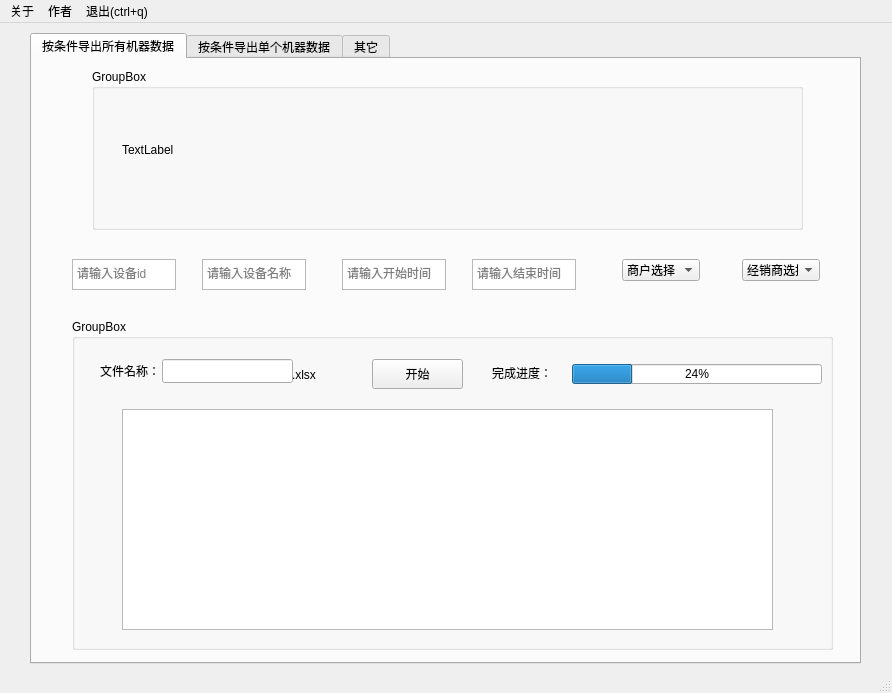
<?xml version="1.0" encoding="UTF-8"?>
<ui version="4.0">
 <class>MainWindow</class>
 <widget class="QMainWindow" name="MainWindow">
  <property name="geometry">
   <rect>
    <x>0</x>
    <y>0</y>
    <width>892</width>
    <height>693</height>
   </rect>
  </property>
  <property name="windowTitle">
   <string>MainWindow</string>
  </property>
  <property name="iconSize">
   <size>
    <width>26</width>
    <height>26</height>
   </size>
  </property>
  <property name="documentMode">
   <bool>false</bool>
  </property>
  <widget class="QWidget" name="centralwidget">
   <widget class="QTabWidget" name="tabWidget">
    <property name="geometry">
     <rect>
      <x>30</x>
      <y>10</y>
      <width>831</width>
      <height>631</height>
     </rect>
    </property>
    <property name="currentIndex">
     <number>0</number>
    </property>
    <widget class="QWidget" name="tab">
     <attribute name="title">
      <string>按条件导出所有机器数据</string>
     </attribute>
     <widget class="QGroupBox" name="groupBox">
      <property name="geometry">
       <rect>
        <x>60</x>
        <y>10</y>
        <width>711</width>
        <height>161</height>
       </rect>
      </property>
      <property name="title">
       <string>GroupBox</string>
      </property>
      <widget class="QLabel" name="label">
       <property name="geometry">
        <rect>
         <x>30</x>
         <y>20</y>
         <width>651</width>
         <height>121</height>
        </rect>
       </property>
       <property name="text">
        <string>TextLabel</string>
       </property>
      </widget>
     </widget>
     <widget class="QTextEdit" name="textEdit">
      <property name="geometry">
       <rect>
        <x>40</x>
        <y>200</y>
        <width>104</width>
        <height>31</height>
       </rect>
      </property>
      <property name="inputMethodHints">
       <set>Qt::ImhMultiLine|Qt::ImhPreferNumbers</set>
      </property>
      <property name="placeholderText">
       <string>请输入设备id</string>
      </property>
     </widget>
     <widget class="QTextEdit" name="textEdit_3">
      <property name="geometry">
       <rect>
        <x>170</x>
        <y>200</y>
        <width>104</width>
        <height>31</height>
       </rect>
      </property>
      <property name="placeholderText">
       <string>请输入设备名称</string>
      </property>
     </widget>
     <widget class="QTextEdit" name="textEdit_4">
      <property name="geometry">
       <rect>
        <x>310</x>
        <y>200</y>
        <width>104</width>
        <height>31</height>
       </rect>
      </property>
      <property name="inputMethodHints">
       <set>Qt::ImhDate|Qt::ImhMultiLine</set>
      </property>
      <property name="placeholderText">
       <string>请输入开始时间</string>
      </property>
     </widget>
     <widget class="QTextEdit" name="textEdit_5">
      <property name="geometry">
       <rect>
        <x>440</x>
        <y>200</y>
        <width>104</width>
        <height>31</height>
       </rect>
      </property>
      <property name="inputMethodHints">
       <set>Qt::ImhDate|Qt::ImhMultiLine</set>
      </property>
      <property name="placeholderText">
       <string>请输入结束时间</string>
      </property>
     </widget>
     <widget class="QComboBox" name="comboBox">
      <property name="geometry">
       <rect>
        <x>590</x>
        <y>200</y>
        <width>78</width>
        <height>22</height>
       </rect>
      </property>
      <item>
       <property name="text">
        <string>商户选择</string>
       </property>
      </item>
     </widget>
     <widget class="QComboBox" name="comboBox_2">
      <property name="geometry">
       <rect>
        <x>710</x>
        <y>200</y>
        <width>78</width>
        <height>22</height>
       </rect>
      </property>
      <item>
       <property name="text">
        <string>经销商选择</string>
       </property>
      </item>
     </widget>
     <widget class="QGroupBox" name="groupBox_3">
      <property name="geometry">
       <rect>
        <x>40</x>
        <y>260</y>
        <width>761</width>
        <height>331</height>
       </rect>
      </property>
      <property name="title">
       <string>GroupBox</string>
      </property>
      <widget class="QLabel" name="label_4">
       <property name="geometry">
        <rect>
         <x>28</x>
         <y>40</y>
         <width>60</width>
         <height>24</height>
        </rect>
       </property>
       <property name="text">
        <string>文件名称：</string>
       </property>
      </widget>
      <widget class="QLineEdit" name="lineEdit_1">
       <property name="geometry">
        <rect>
         <x>90</x>
         <y>40</y>
         <width>131</width>
         <height>24</height>
        </rect>
       </property>
      </widget>
      <widget class="QProgressBar" name="progressBar_1">
       <property name="geometry">
        <rect>
         <x>500</x>
         <y>45</y>
         <width>250</width>
         <height>20</height>
        </rect>
       </property>
       <property name="value">
        <number>24</number>
       </property>
      </widget>
      <widget class="QPushButton" name="pushButton_1">
       <property name="geometry">
        <rect>
         <x>300</x>
         <y>40</y>
         <width>91</width>
         <height>30</height>
        </rect>
       </property>
       <property name="text">
        <string>开始</string>
       </property>
       <property name="icon">
        <iconset>
         <normaloff>../TMTools/Icon/ooopic_1494068712.ico</normaloff>../TMTools/Icon/ooopic_1494068712.ico</iconset>
       </property>
       <property name="iconSize">
        <size>
         <width>20</width>
         <height>20</height>
        </size>
       </property>
      </widget>
      <widget class="QLabel" name="label_5">
       <property name="geometry">
        <rect>
         <x>420</x>
         <y>42</y>
         <width>71</width>
         <height>24</height>
        </rect>
       </property>
       <property name="text">
        <string>完成进度：</string>
       </property>
      </widget>
      <widget class="QLabel" name="label_3">
       <property name="geometry">
        <rect>
         <x>220</x>
         <y>45</y>
         <width>51</width>
         <height>21</height>
        </rect>
       </property>
       <property name="text">
        <string>.xlsx</string>
       </property>
      </widget>
      <widget class="QTextEdit" name="textEdit_1">
       <property name="geometry">
        <rect>
         <x>50</x>
         <y>90</y>
         <width>651</width>
         <height>221</height>
        </rect>
       </property>
      </widget>
     </widget>
    </widget>
    <widget class="QWidget" name="tab_2">
     <attribute name="title">
      <string>按条件导出单个机器数据</string>
     </attribute>
     <widget class="QGroupBox" name="groupBox_4">
      <property name="geometry">
       <rect>
        <x>60</x>
        <y>10</y>
        <width>731</width>
        <height>191</height>
       </rect>
      </property>
      <property name="title">
       <string>GroupBox</string>
      </property>
      <widget class="QLabel" name="label_6">
       <property name="geometry">
        <rect>
         <x>30</x>
         <y>20</y>
         <width>661</width>
         <height>141</height>
        </rect>
       </property>
       <property name="text">
        <string>TextLabel</string>
       </property>
      </widget>
     </widget>
     <widget class="QGroupBox" name="groupBox_5">
      <property name="geometry">
       <rect>
        <x>30</x>
        <y>220</y>
        <width>771</width>
        <height>371</height>
       </rect>
      </property>
      <property name="title">
       <string>GroupBox</string>
      </property>
      <widget class="QTextEdit" name="textEdit_6">
       <property name="geometry">
        <rect>
         <x>230</x>
         <y>30</y>
         <width>104</width>
         <height>31</height>
        </rect>
       </property>
       <property name="inputMethodHints">
        <set>Qt::ImhDate|Qt::ImhMultiLine</set>
       </property>
       <property name="placeholderText">
        <string>请输入开始时间</string>
       </property>
      </widget>
      <widget class="QTextEdit" name="textEdit_7">
       <property name="geometry">
        <rect>
         <x>360</x>
         <y>30</y>
         <width>104</width>
         <height>31</height>
        </rect>
       </property>
       <property name="inputMethodHints">
        <set>Qt::ImhDate|Qt::ImhMultiLine</set>
       </property>
       <property name="placeholderText">
        <string>请输入结束时间</string>
       </property>
      </widget>
      <widget class="QTextEdit" name="textEdit_8">
       <property name="geometry">
        <rect>
         <x>90</x>
         <y>30</y>
         <width>104</width>
         <height>31</height>
        </rect>
       </property>
       <property name="inputMethodHints">
        <set>Qt::ImhMultiLine|Qt::ImhPreferNumbers</set>
       </property>
       <property name="placeholderText">
        <string>请输入设备id</string>
       </property>
      </widget>
      <widget class="QProgressBar" name="progressBar_2">
       <property name="geometry">
        <rect>
         <x>500</x>
         <y>95</y>
         <width>250</width>
         <height>20</height>
        </rect>
       </property>
       <property name="value">
        <number>24</number>
       </property>
      </widget>
      <widget class="QLabel" name="label_7">
       <property name="geometry">
        <rect>
         <x>220</x>
         <y>95</y>
         <width>51</width>
         <height>21</height>
        </rect>
       </property>
       <property name="text">
        <string>.xlsx</string>
       </property>
      </widget>
      <widget class="QLabel" name="label_8">
       <property name="geometry">
        <rect>
         <x>420</x>
         <y>92</y>
         <width>71</width>
         <height>24</height>
        </rect>
       </property>
       <property name="text">
        <string>完成进度：</string>
       </property>
      </widget>
      <widget class="QLineEdit" name="lineEdit_2">
       <property name="geometry">
        <rect>
         <x>90</x>
         <y>90</y>
         <width>131</width>
         <height>24</height>
        </rect>
       </property>
      </widget>
      <widget class="QLabel" name="label_9">
       <property name="geometry">
        <rect>
         <x>28</x>
         <y>90</y>
         <width>60</width>
         <height>24</height>
        </rect>
       </property>
       <property name="text">
        <string>文件名称：</string>
       </property>
      </widget>
      <widget class="QPushButton" name="pushButton_2">
       <property name="geometry">
        <rect>
         <x>300</x>
         <y>90</y>
         <width>91</width>
         <height>30</height>
        </rect>
       </property>
       <property name="text">
        <string>开始</string>
       </property>
       <property name="icon">
        <iconset>
         <normaloff>../TMTools/Icon/ooopic_1494068712.ico</normaloff>../TMTools/Icon/ooopic_1494068712.ico</iconset>
       </property>
       <property name="iconSize">
        <size>
         <width>20</width>
         <height>20</height>
        </size>
       </property>
      </widget>
      <widget class="QTextEdit" name="textEdit_9">
       <property name="geometry">
        <rect>
         <x>50</x>
         <y>150</y>
         <width>651</width>
         <height>201</height>
        </rect>
       </property>
      </widget>
     </widget>
    </widget>
    <widget class="QWidget" name="tab_3">
     <attribute name="title">
      <string>其它</string>
     </attribute>
    </widget>
   </widget>
  </widget>
  <widget class="QMenuBar" name="menubar">
   <property name="geometry">
    <rect>
     <x>0</x>
     <y>0</y>
     <width>892</width>
     <height>25</height>
    </rect>
   </property>
   <widget class="QMenu" name="menu">
    <property name="title">
     <string>关于</string>
    </property>
   </widget>
   <widget class="QMenu" name="menu_2">
    <property name="title">
     <string>作者</string>
    </property>
   </widget>
   <widget class="QMenu" name="menu_ctrl_q">
    <property name="title">
     <string>退出(ctrl+q)</string>
    </property>
   </widget>
   <addaction name="menu"/>
   <addaction name="menu_2"/>
   <addaction name="menu_ctrl_q"/>
  </widget>
  <widget class="QStatusBar" name="statusbar"/>
 </widget>
 <resources/>
 <connections/>
</ui>
